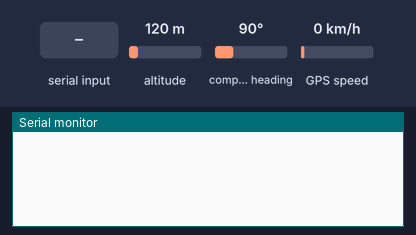
Bench run of a sketch on a simulated Arduino Uno, built with avr-gcc and run on an emulated ATmega328P. On the bench: the last lines printed to the serial monitor. The test bench sets the inputs (shaded band); at power-on: altitude 120 m, compass heading 90°, GPS speed 0 km/h. Storage starts empty; the GPS gets a fix after 3 s at 37.7749, -122.4194 with 8 satellites. At 11.0 s the program stops and its outputs stay as they are.

Above: at 1.2 s.
1.3 s: "90,45\n" received over Serial
4.5 s: byte 10 (10) received over Serial
At 5.7 s:
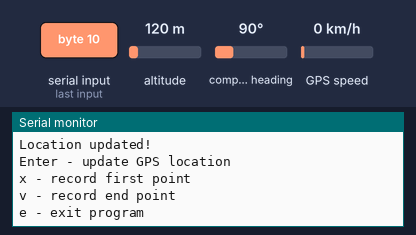
6.0 s: "x90\n" received over Serial
At 6.07 s:
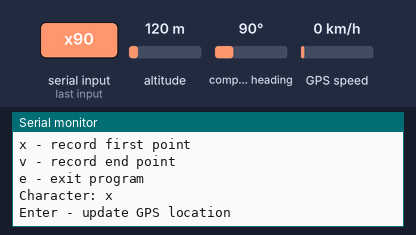
7.5 s: "v90\n" received over Serial
At 8.4 s:
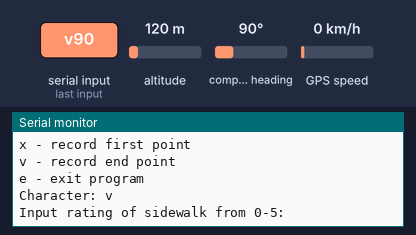
9.0 s: "30,150\n" received over Serial
At 9.07 s:
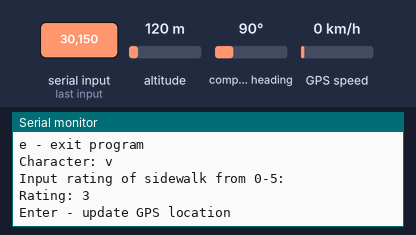
10.5 s: "e90\n" received over Serial
At 12.0 s:
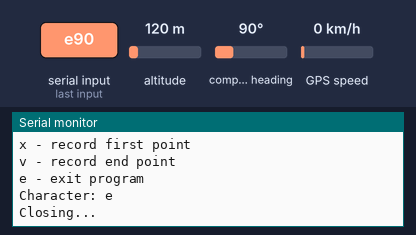

Measured:
- after the input at 4.5 s, the serial monitor: prints a new line at once (image 1)
- after the input at 6.0 s, the serial monitor: prints a new line at once (image 2)
- after the input at 7.5 s, the serial monitor: prints a new line at once (image 3)
- after the input at 9.0 s, the serial monitor: prints a new line at once (image 4)
- after the input at 10.5 s, the serial monitor: prints a new line at once (image 5)

The sketch:

Sidewalk_Project.ino
```cpp
#include <TinyGPS++.h>
#include <SD.h>
#include <SoftwareSerial.h>

// declaration of objects and variables
File myFile;
TinyGPSPlus gps;
char character;

// setting up connection ports
static const int RXPin = 2, TXPin = 3;
static const uint32_t GPSBaud = 9600;


// connecting arduino to GPS module
SoftwareSerial ss(RXPin, TXPin);


void setup() {
  Serial.begin(9600);
  ss.begin(GPSBaud);

  if (!SD.begin(10)) {
    Serial.println("Initialization failed!");
    delay(100);
    exit(0);
  }

  // creates file if "first_data.csv" does not exist
  if (!SD.exists("data.csv")) {
    myFile = SD.open("data.csv", FILE_WRITE);
    myFile.println("latitude, longitude, rating");
    myFile.println();
  // if "data.csv" exists, goes to end of file to begin writing
  } else {
    myFile = SD.open("data.csv", FILE_WRITE);
    myFile.seek(EOF);
    myFile.println();
  }

  if (!SD.exists("data.csv")) {
    Serial.println("data.csv does not exist");
    delay(100);
    exit(0);
  }
}


void loop() {
  // always reads gps data
  while (ss.available() > 0) {
    gps.encode(ss.read());
  }
  if (gps.location.isValid() && gps.location.isUpdated() && (gps.location.age() <= 500) && (gps.satellites.value() > 2)) {
    menu();

    // reads character input from Serial Monitor
    while (Serial.available() == 0) {
    }
    character = Serial.read();
    Serial.print("Character: ");
    Serial.println(character);
    clearBuffer();

    switch (character) {

      // if x is entered, write latitude and longitude
      case 'x':
        myFile.print(gps.location.lat(), 8);
        myFile.print(",");
        myFile.print(gps.location.lng(), 8);
        myFile.print(",");
        break;

      // if v is entered, write latitude, longitude, and rating
      case 'v':
        myFile.print(gps.location.lat(), 8);
        myFile.print(",");
        myFile.print(gps.location.lng(), 8);
        myFile.print(",");
        // enter rating of sidewalk
        Serial.println("Input rating of sidewalk from 0-5:");
        int rating;
        while (Serial.available() == 0) {
        }
        rating = Serial.read() - 48;
        clearBuffer();
        Serial.print("Rating: ");
        Serial.println(rating);
        myFile.println(rating);
        break;

      // updates gps location
      case 10:
        Serial.println("Location updated!");
        break;

      // closes file and exits program
      case 'e':
        myFile.close();
        Serial.println("Closing...");
        delay(500);
        exit(0);
        break;

      // all other inputs
      default:
        Serial.println("Invalid Input");
        break;
    }
    clearBuffer();
  }
}


// clears serial buffer
void clearBuffer() {
  Serial.flush();
  while (Serial.available()) {
    Serial.read();
    Serial.end();
    Serial.begin(9600);
  }
}


// this prints the menu of the program
void menu() {
  // Serial.println();
  // for (int i = 0; i < 50; i++) {
  //   Serial.print(*);
  // }
  Serial.println();
  Serial.println("Enter - update GPS location");
  Serial.println("x - record first point");
  Serial.println("v - record end point");
  Serial.println("e - exit program");
}
```
